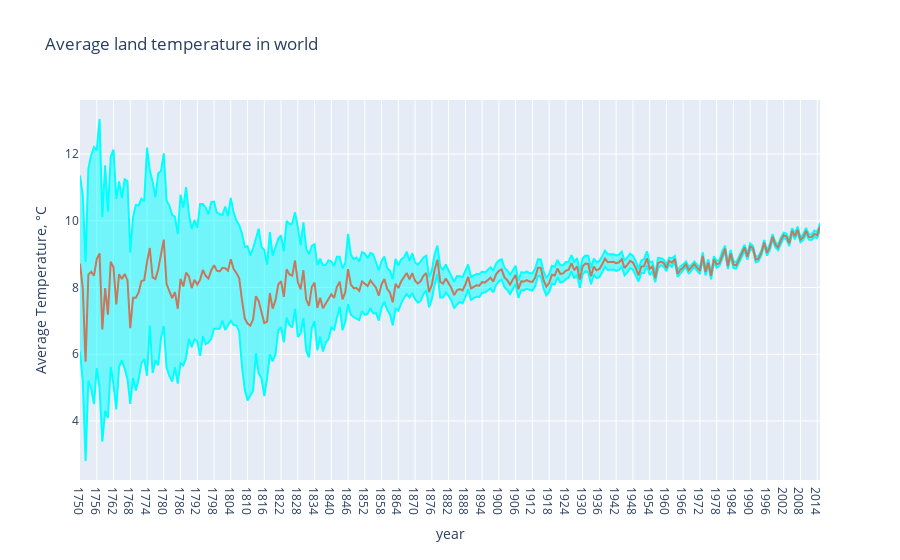

Notebook code for this chart:
### Markdown cell above
Let's read the data from the "GlobalTemperatures.csv" file, which has a monthly Earth’s temperature  and plot it on the chart.

### Code cell
global_temp = pd.read_csv("GlobalTemperatures.csv")

#Extract the year from a date
years = np.unique(global_temp['dt'].apply(lambda x: x[:4]))
mean_temp_world = []
mean_temp_world_uncertainty = []

for year in years:
    mean_temp_world.append(global_temp[global_temp['dt'].apply(
        lambda x: x[:4]) == year]['LandAverageTemperature'].mean())
    mean_temp_world_uncertainty.append(global_temp[global_temp['dt'].apply(
                lambda x: x[:4]) == year]['LandAverageTemperatureUncertainty'].mean())

trace0 = go.Scatter(
    x = years, 
    y = np.array(mean_temp_world) + np.array(mean_temp_world_uncertainty),
    fill= None,
    mode='lines',
    name='Uncertainty top',
    line=dict(
        color='rgb(0, 255, 255)',
    )
)
trace1 = go.Scatter(
    x = years, 
    y = np.array(mean_temp_world) - np.array(mean_temp_world_uncertainty),
    fill='tonexty',
    mode='lines',
    name='Uncertainty bot',
    line=dict(
        color='rgb(0, 255, 255)',
    )
)

trace2 = go.Scatter(
    x = years, 
    y = mean_temp_world,
    name='Average Temperature',
    line=dict(
        color='rgb(199, 121, 093)',
    )
)
data = [trace0, trace1, trace2]

layout = go.Layout(
    xaxis=dict(title='year'),
    yaxis=dict(title='Average Temperature, °C'),
    title='Average land temperature in world',
    showlegend = False)

fig = go.Figure(data=data, layout=layout)
py.iplot(fig)

### Figure 1 — Plotly figure (JSON) as saved in the notebook; plotly's stock layout.template omitted (floating-point values rounded to 4 significant figures; data arrays with more than 128 entries replaced by an {"elided": "..."} marker saying what was removed)
{"data": [{"line": {"color": "rgb(0, 255, 255)"}, "mode": "lines", "name": "Uncertainty top", "type": "scatter", "x": {"elided": "266 str values"}, "y": {"elided": "266 float values"}}, {"fill": "tonexty", "line": {"color": "rgb(0, 255, 255)"}, "mode": "lines", "name": "Uncertainty bot", "type": "scatter", "x": {"elided": "266 str values"}, "y": {"elided": "266 float values"}}, {"line": {"color": "rgb(199, 121, 093)"}, "name": "Average Temperature", "type": "scatter", "x": {"elided": "266 str values"}, "y": {"elided": "266 float values"}}], "layout": {"showlegend": false, "title": {"text": "Average land temperature in world"}, "xaxis": {"title": {"text": "year"}}, "yaxis": {"title": {"text": "Average Temperature, °C"}}}}
